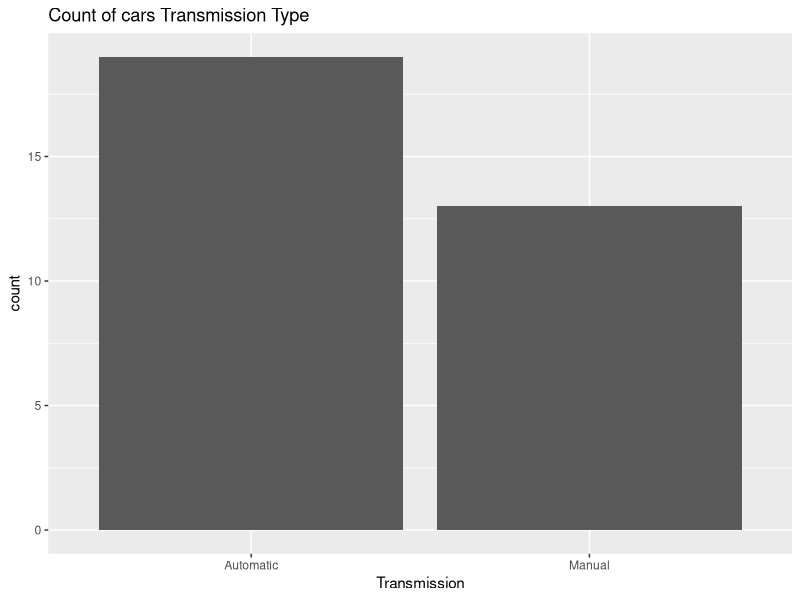
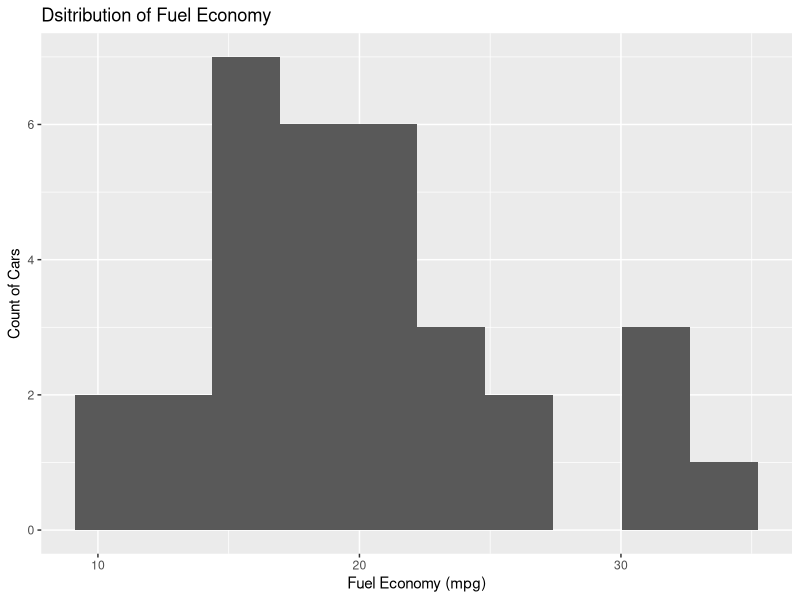
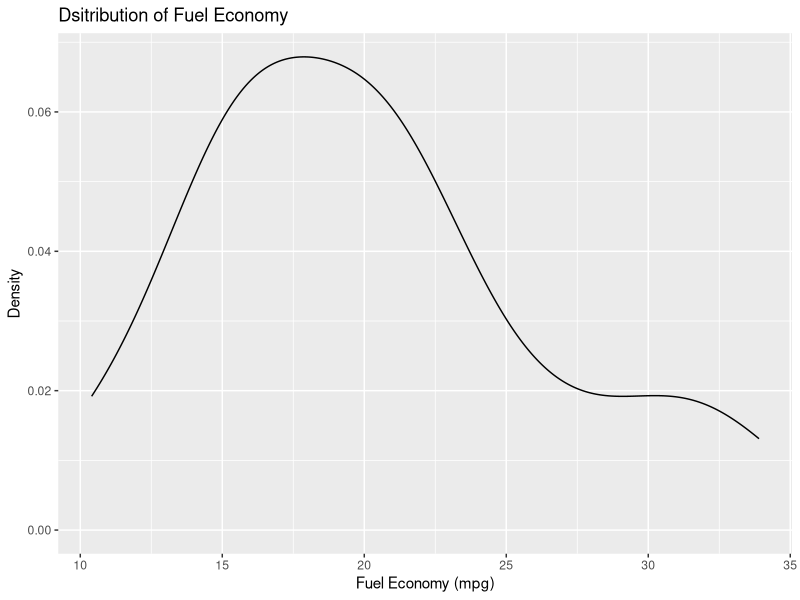
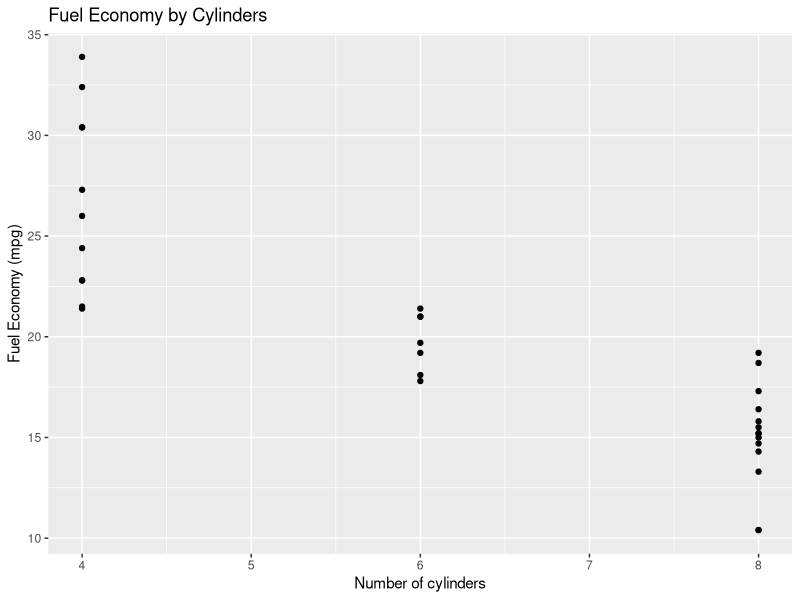

Here is the R script that generated these plots, in order:
library("dplyr")

#Set Working Directory
setwd("C:/Users/elian/Documents/DSR")

#Read a tab-delimited data file
cars <- read.table(
  file = "Cars.txt",
  header = TRUE,
  sep = "\t", #esto le indica que esta separado por tabs
  quote = "\"" #esto le dice a R que cualquier cosa entre comillas debe ser interpretado como texto, incluido caracteres especiales
)
head(cars)

#Select a subset of columns
temporary <- select(
  .data = cars,
  Transmission,
  Cylinders,
  Fuel.Economy
)
#Inspect the results
head(temporary)

#Filter a subset of rows
temporary <- filter(
  .data = temporary,
  Transmission == "Automatic"
)
head(temporary)

#Compute a new column
temporary <- mutate(
  .data = temporary, #sets the parameter as 'temporary'
  Consumption = Fuel.Economy * 0.425
)
head(temporary)

#Group by a column
temporary <- group_by(
  .data = temporary,
  Cylinders
)
head(temporary)

#Aggregate based on groups
temporary <- summarize(
  .data = temporary,
  Avg.Consumption = mean(Consumption))

head(temporary)

#Arrange the rows in descending order
temporary <- arrange(
  .data = temporary,
  desc(Avg.Consumption)
)
head(temporary)

#Convert tibble to data frame
efficiency <- as.data.frame(temporary)

#inspect the result
print(efficiency)

#Chain methods together
efficiency <- cars %>%
  select(Fuel.Economy,Cylinders, Transmission) %>%
  filter(Transmission == "Automatic") %>%
  mutate(Consumption = Fuel.Economy * 0.425)

cars <- read.csv("Cars.csv")
head(cars)

#Create a frequency table
table(cars$Transmission)

#Get the minimum value
min(cars$Fuel.Economy)

#Get the maximum value
max(cars$Fuel.Economy)

#Get the average value
mean(cars$Fuel.Economy)

#Get the median calue
median(cars$Fuel.Economy)

#Get the quartiles minimo-primer quartil-mediana-tercer quartil-maximo
quantile(cars$Fuel.Economy)

#Get the standard deviation
sd(cars$Fuel.Economy)

#Get the total value
sum(cars$Fuel.Economy)

#Get the correlation coefficient

cor(
  x=cars$Cylinders,
  y=cars$Fuel.Economy
)

#Summarize an entire table
summary(cars)


library(ggplot2)

ggplot(
  data = cars,
  aes(x = Transmission))+ #aesthetics of the chart
  geom_bar()+
  ggtitle("Count of cars Transmission Type")
  xlab("Transmission Type")
  ylab("Count of the Cars")
  
ggplot(
  data = cars,
  aes(x = Fuel.Economy)) +
  geom_histogram(
    bins = 10) +
  ggtitle("Dsitribution of Fuel Economy") +
  xlab("Fuel Economy (mpg)") +
  ylab("Count of Cars")

#Create a density plot
ggplot(
  data = cars,
  aes(x = Fuel.Economy)) +
  geom_density() +
  ggtitle("Dsitribution of Fuel Economy") +
  xlab("Fuel Economy (mpg)") +
  ylab("Density")

#Create a scatterplot

ggplot(
  data = cars,
  aes(x = Cylinders,
      y = Fuel.Economy)) +
  geom_point() +
  ggtitle("Fuel Economy by Cylinders") +
  xlab("Number of cylinders") +
  ylab("Fuel Economy (mpg)")
